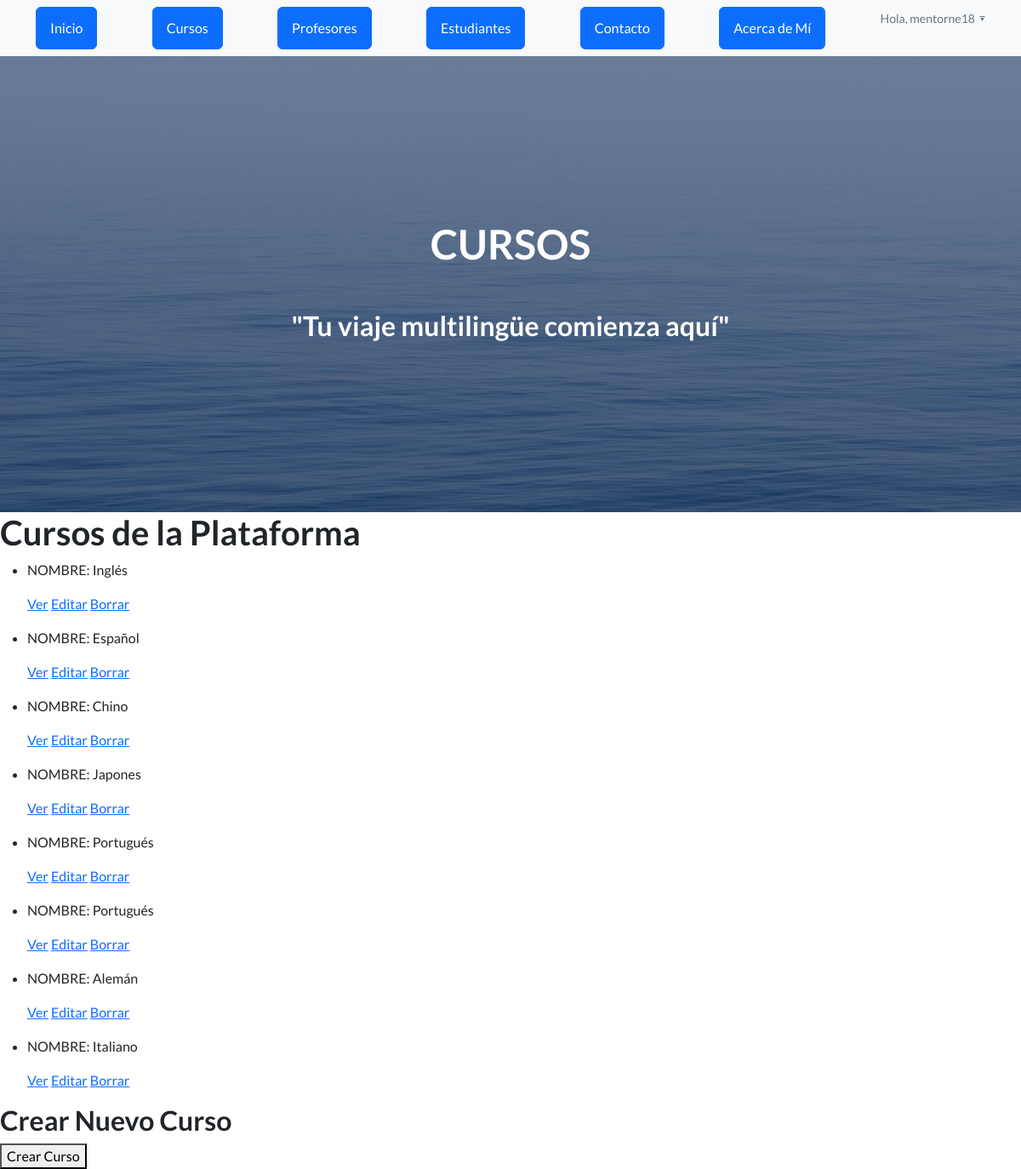
/curso/list (signed in), run on the app's committed database.
### AppCoder/models.py (models this page shows, shortened)
class Curso(models.Model):
    nombre = models.CharField(max_length=40)
    camada = models.IntegerField()

### AppCoder/views.py (the view)
# urls.py: path("curso/list", views.CursoList.as_view(), name="List"),
class CursoList(ListView):
    model= Curso
    template_name = "AppCoder/cursos_list.html"

### AppCoder/templates/AppCoder/cursos_list.html (shortened to what this page needs)
<!DOCTYPE html>
{% load static %}
<html lang="en">
    <head>
        <link href="https://cdn.jsdelivr.net/npm/bootstrap-icons@1.5.0/font/bootstrap-icons.css" rel="stylesheet" type="text/css" />
        <link href="{% static 'AppCoder/css/styles.css' %}" rel="stylesheet" />
    </head>
    <body>
        <nav class="navbar navbar-light bg-light static-top">
            <div class="container">
                <a class="btn btn-primary" href="{% url 'Inicio' %}">Inicio</a>
                <a class="btn btn-primary" href="{% url 'List' %}">Cursos</a>
                <a class="btn btn-primary" href="{% url 'Profesores' %}">Profesores</a>
                <a class="btn btn-primary" href="{% url 'Estudiantes' %}">Estudiantes</a>
                <a class="btn btn-primary" href="{% url 'mensajes' %}">Contacto</a>
                <a class="btn btn-primary" href="{% url 'AcercaDeMi' %}">Acerca de Mí</a>
                <div class="dropdown">
                    {% if request.user.is_authenticated %}
                        <p class="text-muted small mb-4 mb-1g-0 dropdown-toggle" data-toggle="dropdown"><img height="40px" src="{{url}}">Hola, {{ user.username }}</p>
                    {% endif %}
                </div>
            </div>
        </nav>
        <header class="masthead">
            <div class="container position-relative">
                <div class="row justify-content-center">
                    <div class="col-xl-6">
                        <div class="text-center text-white">
                            <h1 class="mb-5">CURSOS</h1>
                            <h2>"Tu viaje multilingüe comienza aquí"</h2>
                        </div>
                    </div>
                </div>
            </div>
        </header>
        <h1>Cursos de la Plataforma</h1>
    <ul>
        {% for curso in object_list %}
            <li>
                <p>NOMBRE: {{ curso.nombre }} </p>
                <p>
                    <a href="{% url 'Detail' curso.id %}">Ver</a>
                    {% if user.is_superuser %}
                        <a href="{% url 'Edit' curso.id %}">Editar</a>
                        <a href="{% url 'Delete' curso.id %}">Borrar</a>
                    {% endif %}
                </p>
            </li>
        {% endfor %}
    </ul>
    {% if user.is_superuser %}
    <h2>Crear Nuevo Curso</h2>
    <form method="post" action="{% url 'New' %}">
        <button type="submit">Crear Curso</button>
    </form>
    {% endif %}

### AppCoder/templates/AppCoder/cursos_list.html (style rules this page uses)
.dropdown { position: relative; display: inline-block; }
.dropdown-toggle::after { content: '\25BC'; margin-left: 5px; font-size: 5px; }

### data on the page
Curso: nombre "Inglés"
Curso: nombre "Español"
Curso: nombre "Chino"
Curso: nombre "Japones"
Curso: nombre "Portugués"
Curso: nombre "Portugués"
Curso: nombre "Alemán"
Curso: nombre "Italiano"

### other printed values
{{ user.username }} "mentorne18"
